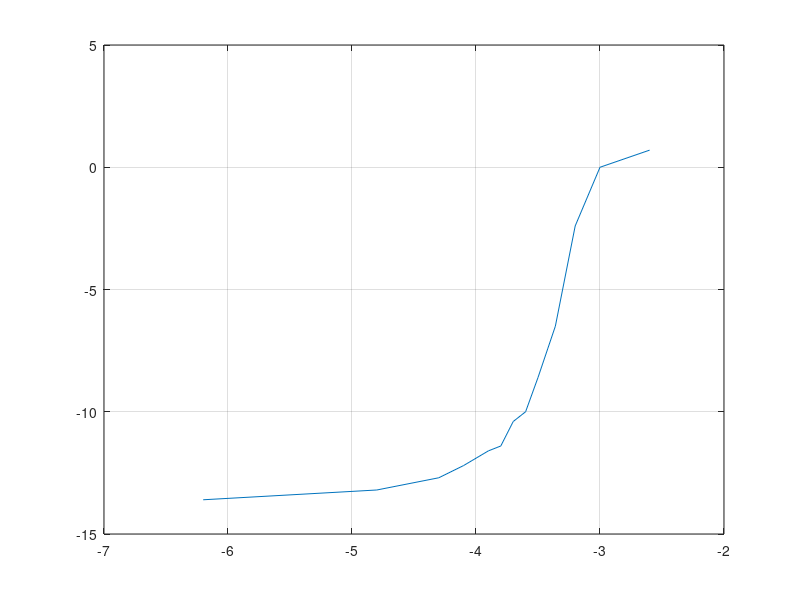

Write MATLAB code to recreate this figure.
D = [-6.2	-13.6
-4.8	-13.2
-4.3	-12.7
-4.1	-12.2
-3.9	-11.6
-3.8	-11.4
-3.7	-10.4
-3.6	-10
-3.5	-8.6
-3.42	-7.4
-3.36	-6.5
-3.2	-2.4
-3	0
-2.6	0.7
];
plot(D(:,1), D(:,2))
grid on
